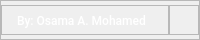
        <widget class="QFrame" name="status_bar">
         <property name="maximumSize">
          <size>
           <width>16777215</width>
           <height>40</height>
          </size>
         </property>
         <property name="font">
          <font>
           <family>Roboto Medium</family>
          </font>
         </property>
         <property name="styleSheet">
          <string notr="true">background-color: none;</string>
         </property>
         <property name="frameShape">
          <enum>QFrame::StyledPanel</enum>
         </property>
         <property name="frameShadow">
          <enum>QFrame::Raised</enum>
         </property>
         <layout class="QHBoxLayout" name="horizontalLayout_3">
          <property name="spacing">
           <number>0</number>
          </property>
          <property name="leftMargin">
           <number>0</number>
          </property>
          <property name="topMargin">
           <number>0</number>
          </property>
          <property name="rightMargin">
           <number>0</number>
          </property>
          <property name="bottomMargin">
           <number>0</number>
          </property>
          <item>
           <widget class="QFrame" name="frame_label_credits">
            <property name="minimumSize">
             <size>
              <width>0</width>
              <height>30</height>
             </size>
            </property>
            <property name="maximumSize">
             <size>
              <width>16777215</width>
              <height>30</height>
             </size>
            </property>
            <property name="font">
             <font>
              <family>Roboto Medium</family>
             </font>
            </property>
            <property name="frameShape">
             <enum>QFrame::StyledPanel</enum>
            </property>
            <property name="frameShadow">
             <enum>QFrame::Raised</enum>
            </property>
            <layout class="QVBoxLayout" name="verticalLayout_4">
             <property name="spacing">
              <number>0</number>
             </property>
             <property name="leftMargin">
              <number>15</number>
             </property>
             <property name="topMargin">
              <number>0</number>
             </property>
             <property name="rightMargin">
              <number>0</number>
             </property>
             <property name="bottomMargin">
              <number>0</number>
             </property>
             <item>
              <widget class="QLabel" name="label_credits">
               <property name="font">
                <font>
                 <family>Roboto Medium</family>
                </font>
               </property>
               <property name="styleSheet">
                <string notr="true">color: white;</string>
               </property>
               <property name="text">
                <string>By: Osama A. Mohamed</string>
               </property>
              </widget>
             </item>
            </layout>
           </widget>
          </item>
          <item>
           <widget class="QFrame" name="frame_grip">
            <property name="minimumSize">
             <size>
              <width>30</width>
              <height>30</height>
             </size>
            </property>
            <property name="maximumSize">
             <size>
              <width>30</width>
              <height>30</height>
             </size>
            </property>
            <property name="font">
             <font>
              <family>Roboto Medium</family>
             </font>
            </property>
            <property name="styleSheet">
             <string notr="true">padding: 5px;
</string>
            </property>
            <property name="frameShape">
             <enum>QFrame::StyledPanel</enum>
            </property>
            <property name="frameShadow">
             <enum>QFrame::Raised</enum>
            </property>
           </widget>
          </item>
         </layout>
        </widget>
